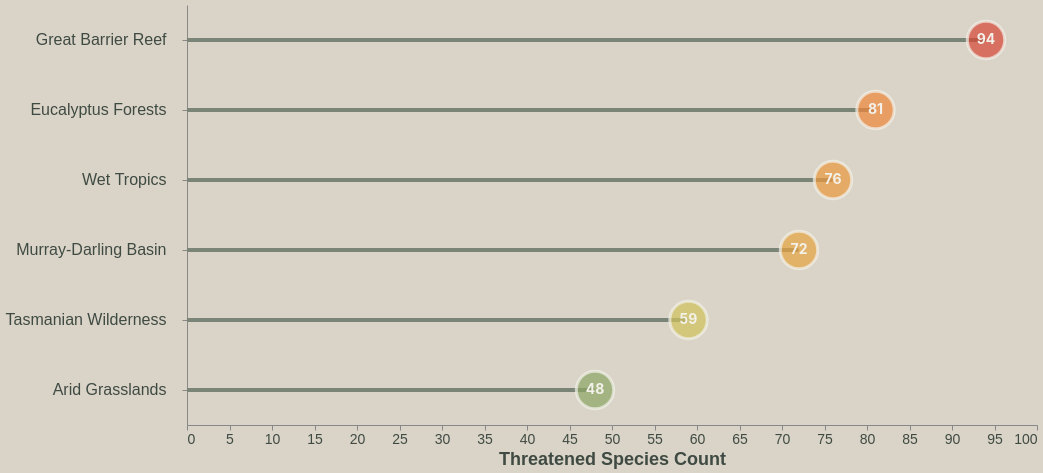

Describe this chart as a Vega-Lite specification.
### Vega-Lite specification from a JSON file in a GitHub repository (floating-point values rounded to 4 significant figures)
{"$schema": "https://vega.github.io/schema/vega-lite/v5.json", "width": 850, "height": 420, "data": {"values": [{"ecosystem": "Great Barrier Reef", "species": 94}, {"ecosystem": "Eucalyptus Forests", "species": 81}, {"ecosystem": "Wet Tropics", "species": 76}, {"ecosystem": "Murray-Darling Basin", "species": 72}, {"ecosystem": "Tasmanian Wilderness", "species": 59}, {"ecosystem": "Arid Grasslands", "species": 48}]}, "layer": [{"mark": {"type": "bar", "cornerRadiusEnd": 12, "height": 4}, "encoding": {"x": {"field": "species", "type": "quantitative", "title": "Threatened Species Count", "scale": {"domain": [0, 100]}, "axis": {"labelColor": "#3f4a43", "titleColor": "#3f4a43", "grid": false, "labelFontSize": 14, "titleFontSize": 18}}, "y": {"field": "ecosystem", "type": "ordinal", "sort": "-x", "title": null, "axis": {"labelColor": "#3f4a43", "labelFontSize": 16, "labelPadding": 16}}, "color": {"value": "#7b8577"}, "tooltip": [{"field": "ecosystem", "title": "Ecosystem"}, {"field": "species", "title": "Threatened Species"}]}}, {"mark": {"type": "circle", "size": 1400, "stroke": "#f3f1ea", "strokeWidth": 3}, "encoding": {"x": {"field": "species", "type": "quantitative"}, "y": {"field": "ecosystem", "type": "ordinal", "sort": "-x"}, "color": {"field": "species", "type": "quantitative", "scale": {"domain": [40, 100], "range": ["#6f8f6b", "#d8c45c", "#f08c3b", "#c91f37"]}, "legend": null}}}, {"mark": {"type": "text", "font": "Inter", "fontWeight": "bold", "fontSize": 14, "color": "#f3f1ea"}, "encoding": {"x": {"field": "species", "type": "quantitative"}, "y": {"field": "ecosystem", "type": "ordinal", "sort": "-x"}, "text": {"field": "species"}}}], "config": {"background": "#d9d4c7", "view": {"stroke": null}}}
